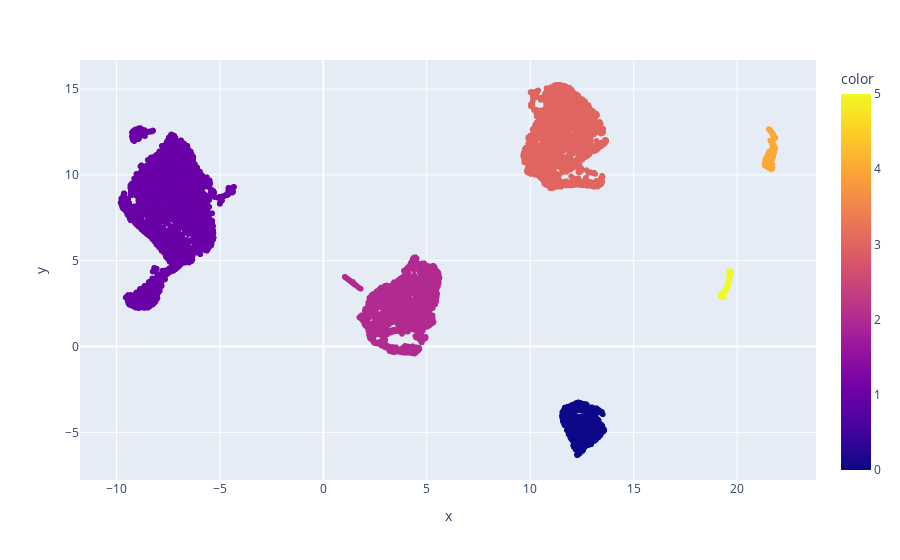

The notebook cell this image was saved under:
### Code cell
fig = px.scatter(x=df_scaled_UMAP['x'], y=df_scaled_UMAP['y'], color=clustering.labels_)
fig.show()

### Figure 1 — Plotly figure (JSON) as saved in the notebook; plotly's stock layout.template omitted (floating-point values rounded to 4 significant figures; data arrays with more than 128 entries replaced by an {"elided": "..."} marker saying what was removed)
{"data": [{"hovertemplate": "x=%{x}<br>y=%{y}<br>color=%{marker.color}<extra></extra>", "legendgroup": "", "marker": {"color": {"elided": "10000 int values"}, "coloraxis": "coloraxis", "symbol": "circle"}, "mode": "markers", "name": "", "showlegend": false, "type": "scattergl", "x": {"elided": "10000 float values"}, "xaxis": "x", "y": {"elided": "10000 float values"}, "yaxis": "y"}], "layout": {"coloraxis": {"colorbar": {"title": {"text": "color"}}, "colorscale": [[0, "#0d0887"], [0.1111, "#46039f"], [0.2222, "#7201a8"], [0.3333, "#9c179e"], [0.4444, "#bd3786"], [0.5556, "#d8576b"], [0.6667, "#ed7953"], [0.7778, "#fb9f3a"], [0.8889, "#fdca26"], [1, "#f0f921"]]}, "legend": {"tracegroupgap": 0}, "margin": {"t": 60}, "xaxis": {"anchor": "y", "domain": [0, 1], "title": {"text": "x"}}, "yaxis": {"anchor": "x", "domain": [0, 1], "title": {"text": "y"}}}}
